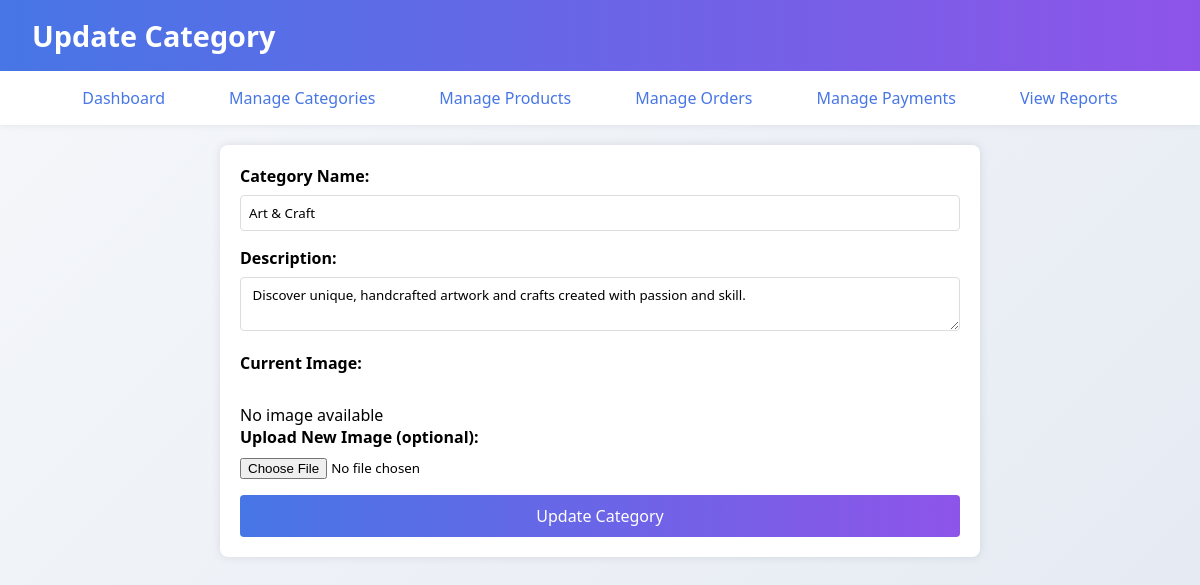
Page /Admin/UpdateCategory.php?category_id=4 (signed in) on the committed database.
### tables this page shows
CREATE TABLE `categories` (
  `category_id` int(11) NOT NULL,
  `name` varchar(100) NOT NULL,
  `Image` varchar(255) NOT NULL,
  `description` varchar(255) NOT NULL
);

### Admin/UpdateCategory.php (the view, shortened to what this page needs)
<?php
include '../db.php';
$category = null;
$category_id = isset($_GET['category_id']) ? intval($_GET['category_id']) : (isset($_POST['category_id']) ? intval($_POST['category_id']) : null);
if ($category_id) {
    $stmt = $con->prepare("SELECT * FROM categories WHERE category_id = ?");
    $stmt->bind_param("i", $category_id);
    $stmt->execute();
    $result = $stmt->get_result();
    $category = $result->fetch_assoc();
} else {
    header("Location: ManageCategories.php");
    exit();
}
?>
<!DOCTYPE html>
<html lang="en">
<head>
    <link rel="stylesheet" href="admin.css">
</head>
<body>
    <header>
        <h1>Update Category</h1>
    </header>
    <nav>
        <ul>
            <li><a href="index.php">Dashboard</a></li>
            <li><a href="ManageCategories.php">Manage Categories</a></li>
            <li><a href="ManageProduct.php">Manage Products</a></li>
            <li><a href="ManageOrder.php">Manage Orders</a></li>
            <li><a href="ManagePayement.php">Manage Payments</a></li>
            <li><a href="ViewReport.php">View Reports</a></li>
        </ul>
    </nav>
    <div class="container">
        <?php if ($category): ?>
        <form action="UpdateCategory.php" method="POST" enctype="multipart/form-data">
            <label for="name">Category Name:</label>
            <input type="text" id="name" name="name" value="<?php echo htmlspecialchars($category['name']); ?>" required>
            <label for="description">Description:</label>
            <textarea id="description" name="description" required><?php echo htmlspecialchars($category['description']); ?></textarea>
            <label>Current Image:</label><br>
            <?php
            $image_path = '/My Project/uploads/' . htmlspecialchars($category['Image']);
            $full_image_path = $_SERVER['DOCUMENT_ROOT'] . $image_path;
            if (!empty($category['Image']) && file_exists($full_image_path)): ?>
                <img src="<?php echo $image_path; ?>" alt="<?php echo htmlspecialchars($category['name']); ?>" class="product-image">
            <?php else: ?>
                <div>No image available</div>
            <?php endif; ?>
            <label for="image">Upload New Image (optional):</label>
            <input type="file" id="image" name="image">
            <input type="submit" name="update_category" value="Update Category">
        </form>
        <?php endif; ?>
    </div>
</body>
</html>

### Admin/admin.css (style rules this page uses)
* { margin: 0; padding: 0; box-sizing: border-box; font-family: 'Segoe UI', Tahoma, Geneva, Verdana, sans-serif; }
body { background: linear-gradient(135deg, #f5f7fa 0%, #e4e9f2 100%); min-height: 100vh; }
header { background: linear-gradient(to right, #4776E6, #8E54E9); color: white; padding: 1rem 2rem; box-shadow: 0 2px 10px rgba(0, 0, 0, 0.1); }
header h1 { font-size: 1.8rem; font-weight: 600; }
nav { background: white; padding: 1rem 0; box-shadow: 0 2px 5px rgba(0, 0, 0, 0.05); }
nav ul { display: flex; justify-content: center; list-style: none; gap: 2rem; }
nav a { text-decoration: none; color: #4776E6; font-weight: 500; padding: 0.5rem 1rem; border-radius: 5px; transition: all 0.3s ease; }
.container { max-width: 1200px; margin: 2rem auto; padding: 0 1rem; }
input[type="submit"] { width: 100%; padding: 1rem; background: linear-gradient(to right, #4776E6, #8E54E9); color: white; border: none; border-radius: 5px; font-size: 1rem; font-weight: 500; cursor: pointer; transition: all 0.3s ease; }

### Admin/UpdateCategory.php (style rules this page uses)
.container { max-width: 800px; margin: 0 auto; padding: 20px; }
form { background-color: #fff; padding: 20px; border-radius: 8px; box-shadow: 0 0 10px rgba(0, 0, 0, 0.1); }
label { display: block; margin-bottom: 8px; font-weight: bold; }
input[type="text"], textarea { width: 100%; padding: 8px; margin-bottom: 16px; border: 1px solid #ddd; border-radius: 4px; box-sizing: border-box; }
input[type="file"] { margin-bottom: 16px; }
input[type="submit"] { background-color: #2196F3; color: white; padding: 10px 20px; border: none; border-radius: 4px; cursor: pointer; }

### rows in the picture
categories: name "Art & Craft", description "Discover unique, handcrafted artwork and crafts created with passion and skill."
